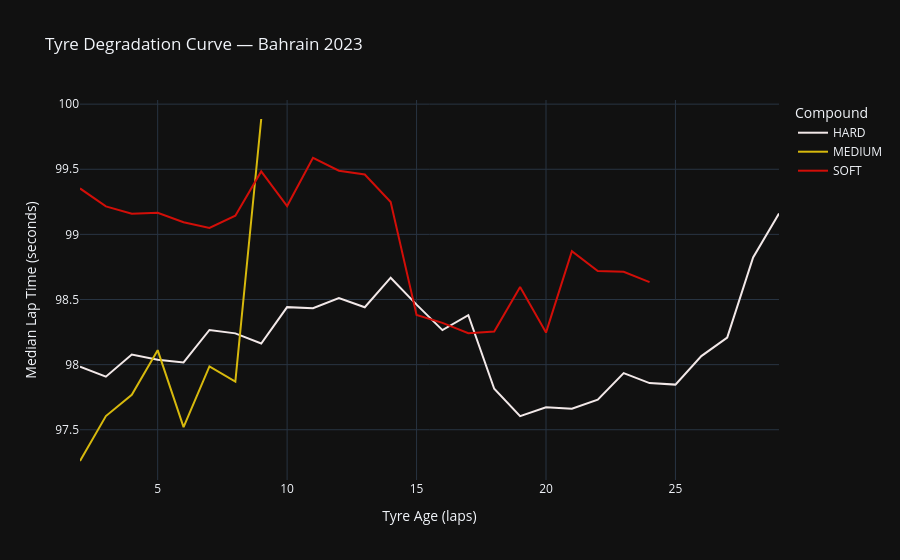

This figure's notebook cell:
### Code cell
# Focus on one track to keep it clean — use Bahrain (Round 1) as example
bahrain = df_clean[
    (df_clean["EventName"].str.contains("Bahrain", case=False)) &
    (df_clean["Year"] == 2023) &
    (df_clean["Compound"].isin(["SOFT", "MEDIUM", "HARD"]))
].copy()

# Group by compound and tyre age, get median lap time
deg_curve = bahrain.groupby(
    ["Compound", "TyreLife"]
)["LapTimeSeconds"].median().reset_index()

fig = px.line(
    deg_curve,
    x="TyreLife",
    y="LapTimeSeconds",
    color="Compound",
    title="Tyre Degradation Curve — Bahrain 2023",
    labels={
        "TyreLife": "Tyre Age (laps)",
        "LapTimeSeconds": "Median Lap Time (seconds)"
    },
    color_discrete_map={
        "SOFT": "#d20e08",
        "MEDIUM": "#d7b90d",
        "HARD": "#f2e8e8"
    }
)

fig.update_layout(template="plotly_dark")
fig.show()

### Figure 1 — Plotly figure (JSON) as saved in the notebook; plotly's stock layout.template omitted (floating-point values rounded to 4 significant figures)
{"data": [{"hovertemplate": "Compound=HARD<br>Tyre Age (laps)=%{x}<br>Median Lap Time (seconds)=%{y}<extra></extra>", "legendgroup": "HARD", "line": {"color": "#f2e8e8", "dash": "solid"}, "marker": {"symbol": "circle"}, "mode": "lines", "name": "HARD", "orientation": "v", "showlegend": true, "type": "scatter", "x": [2.0, 3.0, 4.0, 5.0, 6.0, 7.0, 8.0, 9.0, 10.0, 11.0, 12.0, 13.0, 14.0, 15.0, 16.0, 17.0, 18.0, 19.0, 20.0, 21.0, 22.0, 23.0, 24.0, 25.0, 26.0, 27.0, 28.0, 29.0], "xaxis": "x", "y": [97.98, 97.91, 98.08, 98.04, 98.02, 98.27, 98.24, 98.16, 98.44, 98.43, 98.51, 98.44, 98.67, 98.46, 98.27, 98.38, 97.81, 97.6, 97.67, 97.66, 97.73, 97.94, 97.86, 97.85, 98.07, 98.21, 98.82, 99.16], "yaxis": "y"}, {"hovertemplate": "Compound=MEDIUM<br>Tyre Age (laps)=%{x}<br>Median Lap Time (seconds)=%{y}<extra></extra>", "legendgroup": "MEDIUM", "line": {"color": "#d7b90d", "dash": "solid"}, "marker": {"symbol": "circle"}, "mode": "lines", "name": "MEDIUM", "orientation": "v", "showlegend": true, "type": "scatter", "x": [2.0, 3.0, 4.0, 5.0, 6.0, 7.0, 8.0, 9.0], "xaxis": "x", "y": [97.26, 97.61, 97.77, 98.11, 97.52, 97.99, 97.87, 99.89], "yaxis": "y"}, {"hovertemplate": "Compound=SOFT<br>Tyre Age (laps)=%{x}<br>Median Lap Time (seconds)=%{y}<extra></extra>", "legendgroup": "SOFT", "line": {"color": "#d20e08", "dash": "solid"}, "marker": {"symbol": "circle"}, "mode": "lines", "name": "SOFT", "orientation": "v", "showlegend": true, "type": "scatter", "x": [2.0, 3.0, 4.0, 5.0, 6.0, 7.0, 8.0, 9.0, 10.0, 11.0, 12.0, 13.0, 14.0, 15.0, 16.0, 17.0, 18.0, 19.0, 20.0, 21.0, 22.0, 23.0, 24.0], "xaxis": "x", "y": [99.35, 99.22, 99.16, 99.17, 99.09, 99.05, 99.14, 99.48, 99.22, 99.59, 99.49, 99.46, 99.25, 98.38, 98.32, 98.24, 98.25, 98.6, 98.25, 98.87, 98.72, 98.71, 98.63], "yaxis": "y"}], "layout": {"legend": {"title": {"text": "Compound"}, "tracegroupgap": 0}, "title": {"text": "Tyre Degradation Curve — Bahrain 2023"}, "xaxis": {"anchor": "y", "domain": [0, 1], "title": {"text": "Tyre Age (laps)"}}, "yaxis": {"anchor": "x", "domain": [0, 1], "title": {"text": "Median Lap Time (seconds)"}}}}
